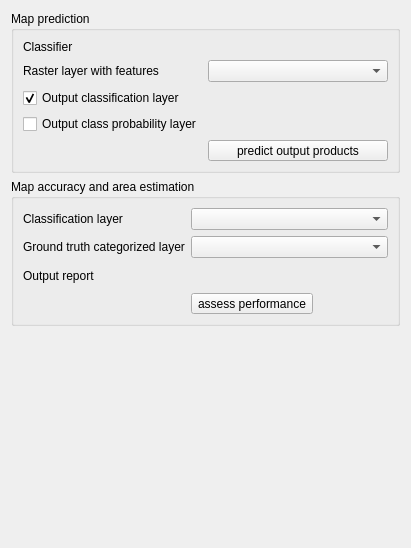
          <widget class="QWidget" name="tab_22">
           <attribute name="title">
            <string>Classification</string>
           </attribute>
           <layout class="QVBoxLayout" name="verticalLayout_7">
            <item>
             <widget class="QGroupBox" name="groupBox_8">
              <property name="title">
               <string>Map prediction</string>
              </property>
              <property name="flat">
               <bool>true</bool>
              </property>
              <property name="checkable">
               <bool>false</bool>
              </property>
              <layout class="QFormLayout" name="formLayout_4">
               <item row="1" column="0">
                <widget class="QLabel" name="label_90">
                 <property name="text">
                  <string>Raster layer with features</string>
                 </property>
                </widget>
               </item>
               <item row="1" column="1">
                <widget class="QgsMapLayerComboBox" name="mPredictFeatures">
                 <property name="sizePolicy">
                  <sizepolicy hsizetype="Preferred" vsizetype="Fixed">
                   <horstretch>2</horstretch>
                   <verstretch>0</verstretch>
                  </sizepolicy>
                 </property>
                 <property name="currentIndex">
                  <number>-1</number>
                 </property>
                 <property name="allowEmptyLayer">
                  <bool>true</bool>
                 </property>
                </widget>
               </item>
               <item row="2" column="0">
                <widget class="QCheckBox" name="mCheckPredictedClassification">
                 <property name="text">
                  <string>Output classification layer</string>
                 </property>
                 <property name="checked">
                  <bool>true</bool>
                 </property>
                </widget>
               </item>
               <item row="2" column="1">
                <widget class="QgsFileWidget" name="mFilePredictedClassification">
                 <property name="sizePolicy">
                  <sizepolicy hsizetype="Preferred" vsizetype="Preferred">
                   <horstretch>0</horstretch>
                   <verstretch>0</verstretch>
                  </sizepolicy>
                 </property>
                 <property name="filter">
                  <string>*.tif</string>
                 </property>
                 <property name="storageMode">
                  <enum>QgsFileWidget::SaveFile</enum>
                 </property>
                 <property name="relativeStorage">
                  <enum>QgsFileWidget::RelativeDefaultPath</enum>
                 </property>
                </widget>
               </item>
               <item row="3" column="0">
                <widget class="QCheckBox" name="mCheckPredictedProbability">
                 <property name="text">
                  <string>Output class probability layer</string>
                 </property>
                </widget>
               </item>
               <item row="3" column="1">
                <widget class="QgsFileWidget" name="mFilePredictedProbability">
                 <property name="sizePolicy">
                  <sizepolicy hsizetype="Preferred" vsizetype="Preferred">
                   <horstretch>0</horstretch>
                   <verstretch>0</verstretch>
                  </sizepolicy>
                 </property>
                 <property name="filter">
                  <string>*.tif</string>
                 </property>
                 <property name="storageMode">
                  <enum>QgsFileWidget::SaveFile</enum>
                 </property>
                 <property name="relativeStorage">
                  <enum>QgsFileWidget::RelativeDefaultPath</enum>
                 </property>
                </widget>
               </item>
               <item row="4" column="1">
                <widget class="QToolButton" name="mRunPredict">
                 <property name="sizePolicy">
                  <sizepolicy hsizetype="Fixed" vsizetype="Fixed">
                   <horstretch>1</horstretch>
                   <verstretch>0</verstretch>
                  </sizepolicy>
                 </property>
                 <property name="minimumSize">
                  <size>
                   <width>180</width>
                   <height>0</height>
                  </size>
                 </property>
                 <property name="text">
                  <string>predict output products</string>
                 </property>
                 <property name="icon">
                  <iconset>
                   <normaloff>:/images/themes/default/processingAlgorithm.svg</normaloff>:/images/themes/default/processingAlgorithm.svg</iconset>
                 </property>
                 <property name="toolButtonStyle">
                  <enum>Qt::ToolButtonTextBesideIcon</enum>
                 </property>
                </widget>
               </item>
               <item row="0" column="0">
                <widget class="QLabel" name="label_91">
                 <property name="text">
                  <string>Classifier</string>
                 </property>
                </widget>
               </item>
               <item row="0" column="1">
                <widget class="ProcessingParameterPickleFileWidget" name="mPredictClassifier" native="true"/>
               </item>
              </layout>
             </widget>
            </item>
            <item>
             <widget class="QGroupBox" name="groupBox_9">
              <property name="title">
               <string>Map accuracy and area estimation</string>
              </property>
              <property name="flat">
               <bool>true</bool>
              </property>
              <property name="checkable">
               <bool>false</bool>
              </property>
              <layout class="QFormLayout" name="formLayout_5">
               <item row="1" column="0">
                <widget class="QLabel" name="label_81">
                 <property name="text">
                  <string>Ground truth categorized layer</string>
                 </property>
                </widget>
               </item>
               <item row="1" column="1">
                <widget class="QgsMapLayerComboBox" name="mObservedClassification">
                 <property name="sizePolicy">
                  <sizepolicy hsizetype="Preferred" vsizetype="Fixed">
                   <horstretch>2</horstretch>
                   <verstretch>0</verstretch>
                  </sizepolicy>
                 </property>
                 <property name="currentIndex">
                  <number>-1</number>
                 </property>
                 <property name="allowEmptyLayer">
                  <bool>true</bool>
                 </property>
                </widget>
               </item>
               <item row="2" column="0">
                <widget class="QLabel" name="label_82">
                 <property name="text">
                  <string>Output report</string>
                 </property>
                </widget>
               </item>
               <item row="2" column="1">
                <layout class="QHBoxLayout" name="horizontalLayout_51">
                 <item>
                  <widget class="QgsFileWidget" name="mFileClassificationPerformanceReport">
                   <property name="enabled">
                    <bool>true</bool>
                   </property>
                   <property name="sizePolicy">
                    <sizepolicy hsizetype="Preferred" vsizetype="Preferred">
                     <horstretch>2</horstretch>
                     <verstretch>0</verstretch>
                    </sizepolicy>
                   </property>
                   <property name="fileWidgetButtonVisible">
                    <bool>true</bool>
                   </property>
                   <property name="filter">
                    <string>*.tif</string>
                   </property>
                   <property name="storageMode">
                    <enum>QgsFileWidget::SaveFile</enum>
                   </property>
                   <property name="relativeStorage">
                    <enum>QgsFileWidget::RelativeDefaultPath</enum>
                   </property>
                  </widget>
                 </item>
                 <item>
                  <widget class="QToolButton" name="mViewClassificationPerformanceReport">
                   <property name="toolTip">
                    <string/>
                   </property>
                   <property name="text">
                    <string/>
                   </property>
                   <property name="icon">
                    <iconset>
                     <normaloff>:/qt-project.org/styles/commonstyle/images/filecontents-128.png</normaloff>:/qt-project.org/styles/commonstyle/images/filecontents-128.png</iconset>
                   </property>
                   <property name="iconSize">
                    <size>
                     <width>16</width>
                     <height>16</height>
                    </size>
                   </property>
                   <property name="toolButtonStyle">
                    <enum>Qt::ToolButtonIconOnly</enum>
                   </property>
                   <property name="autoRaise">
                    <bool>true</bool>
                   </property>
                  </widget>
                 </item>
                </layout>
               </item>
               <item row="3" column="1">
                <widget class="QToolButton" name="mRunClassificationPerformance">
                 <property name="text">
                  <string>assess performance</string>
                 </property>
                 <property name="icon">
                  <iconset>
                   <normaloff>:/images/themes/default/processingAlgorithm.svg</normaloff>:/images/themes/default/processingAlgorithm.svg</iconset>
                 </property>
                 <property name="toolButtonStyle">
                  <enum>Qt::ToolButtonTextBesideIcon</enum>
                 </property>
                </widget>
               </item>
               <item row="0" column="0">
                <widget class="QLabel" name="label_85">
                 <property name="text">
                  <string>Classification layer</string>
                 </property>
                </widget>
               </item>
               <item row="0" column="1">
                <widget class="QgsMapLayerComboBox" name="mPredictedClassification">
                 <property name="sizePolicy">
                  <sizepolicy hsizetype="Preferred" vsizetype="Fixed">
                   <horstretch>2</horstretch>
                   <verstretch>0</verstretch>
                  </sizepolicy>
                 </property>
                 <property name="currentIndex">
                  <number>-1</number>
                 </property>
                 <property name="allowEmptyLayer">
                  <bool>true</bool>
                 </property>
                </widget>
               </item>
              </layout>
             </widget>
            </item>
            <item>
             <spacer name="verticalSpacer_7">
              <property name="orientation">
               <enum>Qt::Vertical</enum>
              </property>
              <property name="sizeHint" stdset="0">
               <size>
                <width>20</width>
                <height>211</height>
               </size>
              </property>
             </spacer>
            </item>
           </layout>
          </widget>
